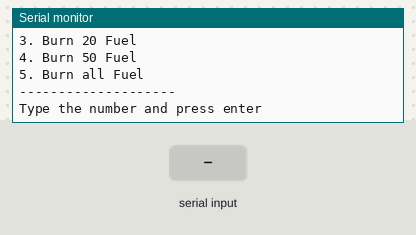
A sketch run on a simulated Arduino Uno, built with avr-gcc and run on an emulated ATmega328P. Parts: the last lines printed to the serial monitor. The test bench sets the inputs (shaded band).

Above: at 1.9 s.
2.0 s: "1" received over Serial
At 2.7 s:
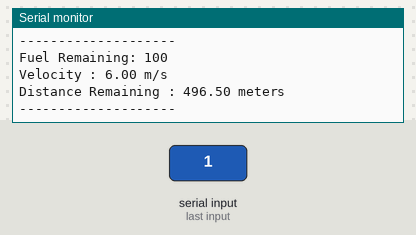
3.5 s: "90,45\n" received over Serial
At 5.0 s:
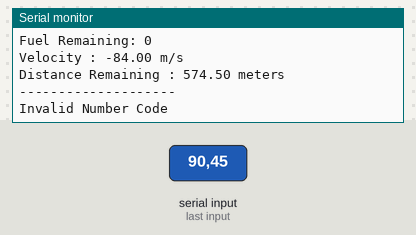
5.3 s: "2" received over Serial
At 6.7 s:
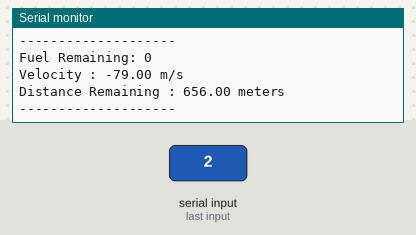
Timing chart, 0 to 8.3 s (numbered marks = the images above; inputs shaded):
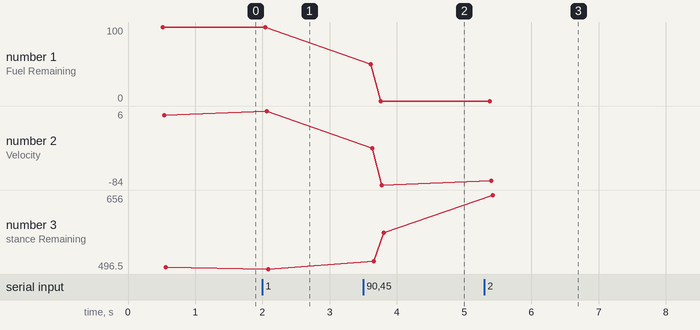

The sketch:

spaceship.ino
```cpp
char ch = 0 ;
char input;
int value;
int fuel = 100;
int gravity = 5;
double velocity = 1;
double distance = 500;
double newVel;

void setup() {
  Serial.begin(9600);
  Serial.println("Spaceship Game");
  Serial.println("Adapted for Arduino by Matt Horger");
  Serial.println("Original Game by Jeffery Popyack - Drexel University");
  Serial.println("--------------------");
  Serial.println("You have successfully made it to the moon... somehow.");
  Serial.println("Now, you must make emergency landing in the Schuykill River or else crash into 30th Street Station, risking the lives of thousands of poor SEPTA commuters.");
  Serial.println("Your goal is to burn the appropriate amount of fuel and land with a velocity of less than 10 m/s so to not cause flooding during impact.");
  Serial.println("--------------------");
  Serial.print("Fuel Remaining: ");
  Serial.println(fuel);
  Serial.print("Velocity : ");
  Serial.print(velocity);
  Serial.println(" m/s");
  Serial.print("Distance Remaining : ");
  Serial.print(distance);
  Serial.println(" meters");
  Serial.println("--------------------");
  Serial.println("Fuel Control");
  Serial.println("--------------------");
  Serial.println("1. Burn 0 Fuel");
  Serial.println("2. Burn 10 Fuel");
  Serial.println("3. Burn 20 Fuel");
  Serial.println("4. Burn 50 Fuel");
  Serial.println("5. Burn all Fuel");
  Serial.println("--------------------");
  Serial.println("Type the number and press enter");
}

void loop() {
 if(Serial.available()){
        input = Serial.read();
        value = atoi(input);
        if(input == '1'){
          burn(0, fuel, velocity, distance);
        } else if(input == '2'){
          burn(10, fuel, velocity, distance);
        } else if(input == '3'){
          burn(20, fuel, velocity, distance);
        } else if(input == '4'){
          burn(50, fuel, velocity, distance);
        } else if(input == '5'){
          burn(fuel, fuel, velocity, distance);
        } else {
          Serial.println("Invalid Number Code");
        }
 }
}


void burn(int consumption, int& fuel, double& velocity, double& distance){
  Serial.println("Initializing burn");
  if(consumption > fuel) {
    consumption = fuel;
    Serial.println("Warning, do not have that much fuel");
  }
  double newVel = (velocity + gravity) - consumption;
  distance -= ((velocity + newVel) / 2);
  velocity = newVel;
  fuel = (fuel - consumption);
    // check winning conditions
    if(distance <= 0) {
        if(velocity >= 10.0){
            Serial.println("Oh no! You have crashed into 30th Street Station. Oh the humanity!!");
            Serial.println("Game Over");
            delay(9000);
        } else {
            Serial.println("Yay! You successfully landed safely in the river. Cheesesteaks for everyone!!");
            Serial.println("Game Over");
            delay(9000);
        }
    }
  Serial.println("--------------------");
  Serial.print("Fuel Remaining: ");
  Serial.println(fuel);
  Serial.print("Velocity : ");
  Serial.print(velocity);
  Serial.println(" m/s");
  Serial.print("Distance Remaining : ");
  Serial.print(distance);
  Serial.println(" meters");
  Serial.println("--------------------");

}
```

Measured:
- after the input at 2.0 s, the serial monitor: prints a new line at once (image 1)
- after the input at 3.5 s, the serial monitor: prints a new line at once (image 2)
- after the input at 5.3 s, the serial monitor: prints a new line at once (image 3)
- plotted number 2: 1 → 6 after the input at 2.0 s, 6 → -84 after the input at 3.5 s, -84 → -79 after the input at 5.3 s
- plotted number 3: 500 → 496.5 after the input at 2.0 s, 496.5 → 574.5 after the input at 3.5 s, 574.5 → 656 after the input at 5.3 s
